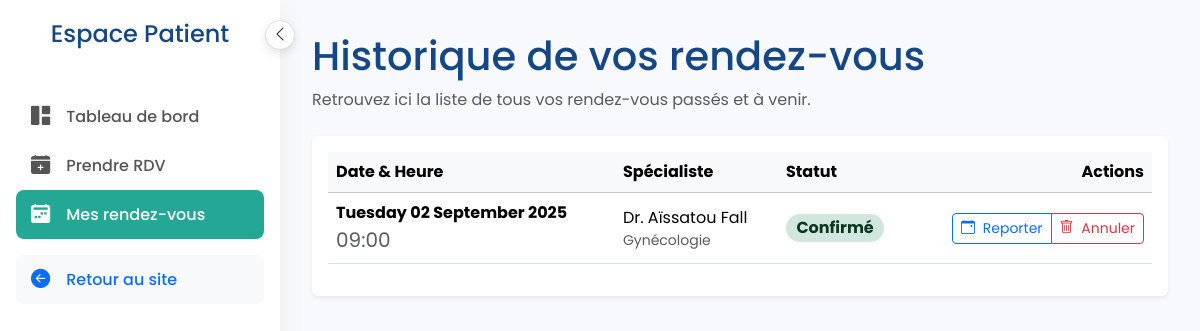
Page /patient/mes_rdv.php (signed in) on the committed database.
### tables this page shows
CREATE TABLE `rendez_vous` (
  `id_rdv` int(11) NOT NULL,
  `date_heure_rdv` datetime NOT NULL,
  `statut` varchar(50) NOT NULL DEFAULT 'Confirmé',
  `id_patient_fk` int(11) NOT NULL,
  `id_personnel_fk` int(11) NOT NULL
);

CREATE TABLE `personnel` (
  `id_personnel` int(11) NOT NULL,
  `nom` varchar(100) NOT NULL,
  `prenom` varchar(100) NOT NULL,
  `email` varchar(255) NOT NULL,
  `mot_de_passe` varchar(255) NOT NULL,
  `id_specialite_fk` int(11) DEFAULT NULL,
  `role` varchar(50) NOT NULL DEFAULT 'medecin',
  `derniere_activite` datetime DEFAULT NULL
);

CREATE TABLE `specialites` (
  `id_specialite` int(11) NOT NULL,
  `nom_specialite` varchar(100) NOT NULL
);

### patient/mes_rdv.php (the view, shortened to what this page needs)
<?php
require_once '../includes/db_connect.php';
$id_patient = $_SESSION['user_id'];
try {
    $sql = "SELECT r.id_rdv, r.date_heure_rdv, r.statut, p.nom, p.prenom, s.nom_specialite AS specialite
        FROM rendez_vous AS r
        JOIN personnel AS p ON r.id_personnel_fk = p.id_personnel
        LEFT JOIN specialites AS s ON p.id_specialite_fk = s.id_specialite
        WHERE r.id_patient_fk = ?
        ORDER BY r.date_heure_rdv DESC";
    $stmt = $pdo->prepare($sql);
    $stmt->execute([$id_patient]);
    $mes_rdv = $stmt->fetchAll();
} catch (PDOException $e) { die("Erreur: " . $e->getMessage()); }
?>
<!DOCTYPE html>
<html lang="fr">
<head>
    <link href="https://cdn.jsdelivr.net/npm/bootstrap@5.3.3/dist/css/bootstrap.min.css" rel="stylesheet">
    <link rel="stylesheet" href="https://cdn.jsdelivr.net/npm/bootstrap-icons@1.11.3/font/bootstrap-icons.min.css">
</head>
<body>
    <div class="wrapper">
        <nav id="sidebar">
            <button type="button" id="sidebar-toggle" class="btn d-flex align-items-center justify-content-center"><i class="bi bi-chevron-left"></i></button>
            <div class="sidebar-header"><h4 style="color: var(--primary-blue);">Espace Patient</h4></div>
            <ul class="nav nav-pills flex-column p-3">
                <li class="nav-item"><a href="tableau_de_bord.php" class="nav-link"><i class="bi bi-grid-1x2-fill"></i><span class="link-text">Tableau de bord</span></a></li>
                <li class="nav-item"><a href="prendre_rdv.php" class="nav-link"><i class="bi bi-calendar-plus-fill"></i><span class="link-text">Prendre RDV</span></a></li>
                <li class="nav-item"><a href="mes_rdv.php" class="nav-link active"><i class="bi bi-calendar2-week-fill"></i><span class="link-text">Mes rendez-vous</span></a></li>
                <li class="nav-item mt-3"><a href="../index.php" class="nav-link bg-light text-primary"><i class="bi bi-arrow-left-circle-fill"></i><span class="link-text">Retour au site</span></a></li>
            </ul>
        </nav>
        <div class="main-content">
            <h1 style="color: var(--primary-blue);">Historique de vos rendez-vous</h1>
            <p class="text-muted">Retrouvez ici la liste de tous vos rendez-vous passés et à venir.</p>
            <div class="card shadow-sm border-0 mt-4">
                <div class="card-body">
                    <?php if (empty($mes_rdv)): ?>
                        <div class="text-center p-5">
                            <i class="bi bi-calendar2-x fs-1 text-muted"></i>
                            <h4 class="mt-3">Aucun rendez-vous</h4>
                            <p class="text-muted">Vous n'avez pas encore de rendez-vous dans votre historique.</p>
                            <a href="prendre_rdv.php" class="btn mt-3" style="background-color: var(--secondary-green); color: white;">Prendre mon premier rendez-vous</a>
                        </div>
                    <?php else: ?>
                        <div class="table-responsive">
                            <table class="table table-hover align-middle">
                                <thead class="table-light">
                                    <tr><th>Date & Heure</th><th>Spécialiste</th><th>Statut</th><th class="text-end">Actions</th></tr>
                                </thead>
                                <tbody>
                                    <?php foreach ($mes_rdv as $rdv): ?>
                                        <tr>
                                            <td>
                                                <div class="fw-bold"><?= strftime('%A %d %B %Y', strtotime($rdv['date_heure_rdv'])) ?></div>
                                                <div class="text-muted fs-5"><?= date('H:i', strtotime($rdv['date_heure_rdv'])) ?></div>
                                            </td>
                                            <td>
                                                <div>Dr. <?= htmlspecialchars($rdv['prenom'] . ' ' . $rdv['nom']) ?></div>
                                                <div class="text-muted small"><?= htmlspecialchars($rdv['specialite']) ?></div>
                                            </td>
                                            <td>
                                                <span class="badge fs-6 rounded-pill <?= $rdv['statut'] === 'Confirmé' ? 'bg-success-subtle text-success-emphasis' : 'bg-danger-subtle text-danger-emphasis' ?>">
                                                    <?= htmlspecialchars($rdv['statut']) ?>
                                                </span>
                                            </td>
                                            <td class="text-end">
                                                <?php if ($rdv['statut'] === 'Confirmé' && new DateTime($rdv['date_heure_rdv']) > new DateTime()): ?>
                                                    <div class="btn-group">
                                                        <a href="reporter_rdv.php?id_rdv=<?= $rdv['id_rdv'] ?>" class="btn btn-outline-primary btn-sm"><i class="bi bi-calendar-event me-1"></i> Reporter</a>
                                                        <a href="mes_rdv.php?action=annuler&id_rdv=<?= $rdv['id_rdv'] ?>" class="btn btn-outline-danger btn-sm" onclick="return confirm('Êtes-vous sûr de vouloir annuler ce rendez-vous ?');"><i class="bi bi-trash me-1"></i> Annuler</a>
                                                    </div>
                                                <?php endif; ?>
                                            </td>
                                        </tr>
                                    <?php endforeach; ?>
                                </tbody>
                            </table>
                        </div>
                    <?php endif; ?>
                </div>
            </div>
        </div>
    </div>
</body>
</html>

### patient/mes_rdv.php (style rules this page uses)
:root { --primary-blue: #154784; --secondary-green: #25A795; --light-gray-bg: #F7F9FC; --font-family: 'Poppins', sans-serif; --sidebar-width: 280px; --sidebar-collapsed-width: 88px; }
body { background-color: var(--light-gray-bg); font-family: var(--font-family); }
.wrapper { display: flex; width: 100%; align-items: stretch; }
#sidebar { min-width: var(--sidebar-width); max-width: var(--sidebar-width); background: white; transition: all 0.3s; position: relative; box-shadow: 0 0 30px rgba(0,0,0,0.05); }
#sidebar .sidebar-header { padding: 20px; text-align: center; }
#sidebar .nav-link { color: #555; font-weight: 500; border-radius: 8px; padding: 10px 15px; display: flex; align-items: center; }
#sidebar .nav-link .bi { font-size: 1.2rem; margin-right: 1rem; }
#sidebar .nav-link.active { background-color: var(--secondary-green); color: white; }
#sidebar-toggle { position: absolute; top: 20px; right: -15px; background-color: white; border: 1px solid #ddd; border-radius: 50%; width: 30px; height: 30px; box-shadow: 0 4px 8px rgba(0,0,0,0.1); cursor: pointer; z-index: 1000; }
.main-content { width: 100%; padding: 2rem; min-height: 100vh; transition: all 0.3s; }

### rows in the picture
rendez_vous: date_heure_rdv "Tuesday 02 September 2025", date_heure_rdv "09:00", id_personnel_fk.nom "Aïssatou Fall", specialites.nom_specialite "Gynécologie", statut "Confirmé"
